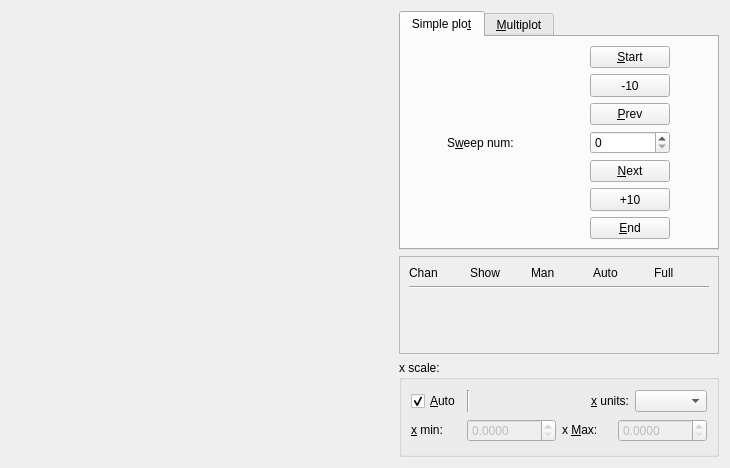
<?xml version="1.0" encoding="UTF-8"?>
<ui version="4.0">
 <class>displaySweep</class>
 <widget class="QWidget" name="displaySweep">
  <property name="enabled">
   <bool>true</bool>
  </property>
  <property name="geometry">
   <rect>
    <x>0</x>
    <y>0</y>
    <width>730</width>
    <height>468</height>
   </rect>
  </property>
  <property name="sizePolicy">
   <sizepolicy hsizetype="Expanding" vsizetype="Expanding">
    <horstretch>5</horstretch>
    <verstretch>5</verstretch>
   </sizepolicy>
  </property>
  <property name="windowTitle">
   <string>Form</string>
  </property>
  <layout class="QHBoxLayout" name="horizontalLayout_3">
   <item>
    <layout class="QVBoxLayout" name="displayVLayout">
     <item>
      <widget class="MPLQTFig" name="MPLFig" native="true">
       <property name="sizePolicy">
        <sizepolicy hsizetype="Expanding" vsizetype="Expanding">
         <horstretch>1</horstretch>
         <verstretch>1</verstretch>
        </sizepolicy>
       </property>
      </widget>
     </item>
     <item>
      <widget class="MPLQTNav" name="MPLNav" native="true">
       <property name="sizePolicy">
        <sizepolicy hsizetype="Preferred" vsizetype="Preferred">
         <horstretch>0</horstretch>
         <verstretch>0</verstretch>
        </sizepolicy>
       </property>
      </widget>
     </item>
    </layout>
   </item>
   <item>
    <layout class="QVBoxLayout" name="verticalLayout_2">
     <item>
      <widget class="QTabWidget" name="tabWidget">
       <property name="sizePolicy">
        <sizepolicy hsizetype="Preferred" vsizetype="Preferred">
         <horstretch>0</horstretch>
         <verstretch>0</verstretch>
        </sizepolicy>
       </property>
       <property name="maximumSize">
        <size>
         <width>320</width>
         <height>16777215</height>
        </size>
       </property>
       <property name="focusPolicy">
        <enum>Qt::StrongFocus</enum>
       </property>
       <property name="currentIndex">
        <number>0</number>
       </property>
       <widget class="QWidget" name="simplePlotTab">
        <attribute name="title">
         <string>Simple plo&amp;t</string>
        </attribute>
        <layout class="QGridLayout" name="gridLayout">
         <item row="0" column="1">
          <widget class="QPushButton" name="startButton">
           <property name="enabled">
            <bool>true</bool>
           </property>
           <property name="sizePolicy">
            <sizepolicy hsizetype="Preferred" vsizetype="Preferred">
             <horstretch>0</horstretch>
             <verstretch>0</verstretch>
            </sizepolicy>
           </property>
           <property name="minimumSize">
            <size>
             <width>40</width>
             <height>20</height>
            </size>
           </property>
           <property name="maximumSize">
            <size>
             <width>80</width>
             <height>40</height>
            </size>
           </property>
           <property name="focusPolicy">
            <enum>Qt::TabFocus</enum>
           </property>
           <property name="text">
            <string>&amp;Start</string>
           </property>
           <property name="autoRepeat">
            <bool>true</bool>
           </property>
          </widget>
         </item>
         <item row="1" column="1">
          <widget class="QPushButton" name="prev10Button">
           <property name="sizePolicy">
            <sizepolicy hsizetype="Maximum" vsizetype="Preferred">
             <horstretch>0</horstretch>
             <verstretch>0</verstretch>
            </sizepolicy>
           </property>
           <property name="minimumSize">
            <size>
             <width>40</width>
             <height>20</height>
            </size>
           </property>
           <property name="maximumSize">
            <size>
             <width>80</width>
             <height>40</height>
            </size>
           </property>
           <property name="focusPolicy">
            <enum>Qt::TabFocus</enum>
           </property>
           <property name="text">
            <string>-10</string>
           </property>
           <property name="autoRepeat">
            <bool>true</bool>
           </property>
          </widget>
         </item>
         <item row="2" column="1">
          <widget class="QPushButton" name="prevButton">
           <property name="sizePolicy">
            <sizepolicy hsizetype="Maximum" vsizetype="Preferred">
             <horstretch>0</horstretch>
             <verstretch>0</verstretch>
            </sizepolicy>
           </property>
           <property name="minimumSize">
            <size>
             <width>40</width>
             <height>20</height>
            </size>
           </property>
           <property name="maximumSize">
            <size>
             <width>80</width>
             <height>40</height>
            </size>
           </property>
           <property name="focusPolicy">
            <enum>Qt::TabFocus</enum>
           </property>
           <property name="text">
            <string>&amp;Prev</string>
           </property>
           <property name="autoRepeat">
            <bool>true</bool>
           </property>
          </widget>
         </item>
         <item row="3" column="0">
          <widget class="QLabel" name="sweepNumLabel">
           <property name="sizePolicy">
            <sizepolicy hsizetype="Maximum" vsizetype="Preferred">
             <horstretch>0</horstretch>
             <verstretch>0</verstretch>
            </sizepolicy>
           </property>
           <property name="maximumSize">
            <size>
             <width>100</width>
             <height>40</height>
            </size>
           </property>
           <property name="text">
            <string>S&amp;weep num:</string>
           </property>
           <property name="buddy">
            <cstring>NumSpinBox</cstring>
           </property>
          </widget>
         </item>
         <item row="3" column="1">
          <widget class="QSpinBox" name="NumSpinBox">
           <property name="sizePolicy">
            <sizepolicy hsizetype="Maximum" vsizetype="Preferred">
             <horstretch>0</horstretch>
             <verstretch>0</verstretch>
            </sizepolicy>
           </property>
           <property name="minimumSize">
            <size>
             <width>40</width>
             <height>20</height>
            </size>
           </property>
           <property name="maximumSize">
            <size>
             <width>80</width>
             <height>40</height>
            </size>
           </property>
           <property name="focusPolicy">
            <enum>Qt::StrongFocus</enum>
           </property>
           <property name="correctionMode">
            <enum>QAbstractSpinBox::CorrectToNearestValue</enum>
           </property>
           <property name="keyboardTracking">
            <bool>false</bool>
           </property>
          </widget>
         </item>
         <item row="4" column="1">
          <widget class="QPushButton" name="nextButton">
           <property name="sizePolicy">
            <sizepolicy hsizetype="Maximum" vsizetype="Preferred">
             <horstretch>0</horstretch>
             <verstretch>0</verstretch>
            </sizepolicy>
           </property>
           <property name="minimumSize">
            <size>
             <width>40</width>
             <height>20</height>
            </size>
           </property>
           <property name="maximumSize">
            <size>
             <width>80</width>
             <height>40</height>
            </size>
           </property>
           <property name="focusPolicy">
            <enum>Qt::TabFocus</enum>
           </property>
           <property name="text">
            <string>&amp;Next</string>
           </property>
           <property name="autoRepeat">
            <bool>true</bool>
           </property>
          </widget>
         </item>
         <item row="5" column="1">
          <widget class="QPushButton" name="next10Button">
           <property name="sizePolicy">
            <sizepolicy hsizetype="Maximum" vsizetype="Preferred">
             <horstretch>0</horstretch>
             <verstretch>0</verstretch>
            </sizepolicy>
           </property>
           <property name="minimumSize">
            <size>
             <width>40</width>
             <height>20</height>
            </size>
           </property>
           <property name="maximumSize">
            <size>
             <width>80</width>
             <height>40</height>
            </size>
           </property>
           <property name="focusPolicy">
            <enum>Qt::TabFocus</enum>
           </property>
           <property name="text">
            <string>+10</string>
           </property>
           <property name="autoRepeat">
            <bool>true</bool>
           </property>
          </widget>
         </item>
         <item row="6" column="1">
          <widget class="QPushButton" name="endButton">
           <property name="sizePolicy">
            <sizepolicy hsizetype="Maximum" vsizetype="Preferred">
             <horstretch>0</horstretch>
             <verstretch>0</verstretch>
            </sizepolicy>
           </property>
           <property name="minimumSize">
            <size>
             <width>40</width>
             <height>20</height>
            </size>
           </property>
           <property name="maximumSize">
            <size>
             <width>80</width>
             <height>40</height>
            </size>
           </property>
           <property name="focusPolicy">
            <enum>Qt::TabFocus</enum>
           </property>
           <property name="layoutDirection">
            <enum>Qt::LeftToRight</enum>
           </property>
           <property name="text">
            <string>&amp;End</string>
           </property>
           <property name="autoRepeat">
            <bool>true</bool>
           </property>
          </widget>
         </item>
        </layout>
       </widget>
       <widget class="QWidget" name="multiplotTab">
        <attribute name="title">
         <string>&amp;Multiplot</string>
        </attribute>
        <layout class="QVBoxLayout" name="verticalLayout_3">
         <item>
          <layout class="QHBoxLayout" name="numSweepHLayout">
           <item>
            <widget class="QLabel" name="numSweepLabel">
             <property name="text">
              <string># of &amp;sweeps:</string>
             </property>
             <property name="buddy">
              <cstring>numSweepSpinBox</cstring>
             </property>
            </widget>
           </item>
           <item>
            <widget class="QSpinBox" name="numSweepSpinBox">
             <property name="minimum">
              <number>1</number>
             </property>
            </widget>
           </item>
          </layout>
         </item>
         <item>
          <layout class="QHBoxLayout" name="rangeOptionHLayout">
           <item>
            <widget class="QPushButton" name="rangePushButton">
             <property name="text">
              <string>Ran&amp;ge</string>
             </property>
            </widget>
           </item>
           <item>
            <widget class="QPushButton" name="optionsPushButton">
             <property name="text">
              <string>Op&amp;tions</string>
             </property>
            </widget>
           </item>
          </layout>
         </item>
         <item>
          <widget class="QCheckBox" name="subMeanCheckBox">
           <property name="text">
            <string>s&amp;ubstract mean</string>
           </property>
          </widget>
         </item>
         <item>
          <widget class="QCheckBox" name="randomCheckBox">
           <property name="toolTip">
            <string>If checked, select randomly the sweeps in sweep_list
Otherwise take the firsts</string>
           </property>
           <property name="text">
            <string>&amp;random</string>
           </property>
          </widget>
         </item>
         <item>
          <widget class="QCheckBox" name="xjitterCheckBox">
           <property name="text">
            <string>x &amp;jitter</string>
           </property>
          </widget>
         </item>
         <item>
          <layout class="QHBoxLayout" name="plotPushHLayout">
           <item>
            <widget class="QPushButton" name="replotPushButton">
             <property name="toolTip">
              <string>plot the same sweeps as previous call of Plot!</string>
             </property>
             <property name="text">
              <string>r&amp;eplot</string>
             </property>
            </widget>
           </item>
           <item>
            <widget class="QPushButton" name="pltPushButton">
             <property name="text">
              <string>&amp;Plot!</string>
             </property>
            </widget>
           </item>
          </layout>
         </item>
        </layout>
       </widget>
      </widget>
     </item>
     <item>
      <widget class="QScrollArea" name="scrollArea">
       <property name="sizePolicy">
        <sizepolicy hsizetype="Preferred" vsizetype="Preferred">
         <horstretch>0</horstretch>
         <verstretch>0</verstretch>
        </sizepolicy>
       </property>
       <property name="maximumSize">
        <size>
         <width>320</width>
         <height>16777215</height>
        </size>
       </property>
       <property name="widgetResizable">
        <bool>true</bool>
       </property>
       <widget class="QWidget" name="scrollAreaVBoxLayout">
        <property name="geometry">
         <rect>
          <x>0</x>
          <y>0</y>
          <width>302</width>
          <height>100</height>
         </rect>
        </property>
        <property name="sizePolicy">
         <sizepolicy hsizetype="Preferred" vsizetype="MinimumExpanding">
          <horstretch>0</horstretch>
          <verstretch>0</verstretch>
         </sizepolicy>
        </property>
        <layout class="QVBoxLayout" name="verticalLayout_7">
         <item>
          <layout class="QHBoxLayout" name="labelHLayout">
           <item>
            <widget class="QLabel" name="chanLabel">
             <property name="sizePolicy">
              <sizepolicy hsizetype="Preferred" vsizetype="Maximum">
               <horstretch>0</horstretch>
               <verstretch>0</verstretch>
              </sizepolicy>
             </property>
             <property name="text">
              <string>Chan</string>
             </property>
            </widget>
           </item>
           <item>
            <widget class="QLabel" name="showLabel">
             <property name="sizePolicy">
              <sizepolicy hsizetype="Preferred" vsizetype="Maximum">
               <horstretch>0</horstretch>
               <verstretch>0</verstretch>
              </sizepolicy>
             </property>
             <property name="text">
              <string>Show</string>
             </property>
            </widget>
           </item>
           <item>
            <widget class="QLabel" name="manLabel">
             <property name="sizePolicy">
              <sizepolicy hsizetype="Preferred" vsizetype="Maximum">
               <horstretch>0</horstretch>
               <verstretch>0</verstretch>
              </sizepolicy>
             </property>
             <property name="text">
              <string>Man</string>
             </property>
            </widget>
           </item>
           <item>
            <widget class="QLabel" name="autoLabel">
             <property name="sizePolicy">
              <sizepolicy hsizetype="Preferred" vsizetype="Maximum">
               <horstretch>0</horstretch>
               <verstretch>0</verstretch>
              </sizepolicy>
             </property>
             <property name="text">
              <string>Auto</string>
             </property>
            </widget>
           </item>
           <item>
            <widget class="QLabel" name="fullLabell">
             <property name="sizePolicy">
              <sizepolicy hsizetype="Preferred" vsizetype="Maximum">
               <horstretch>0</horstretch>
               <verstretch>0</verstretch>
              </sizepolicy>
             </property>
             <property name="text">
              <string>Full</string>
             </property>
            </widget>
           </item>
          </layout>
         </item>
         <item>
          <widget class="Line" name="headerLine">
           <property name="orientation">
            <enum>Qt::Horizontal</enum>
           </property>
          </widget>
         </item>
         <item>
          <layout class="QVBoxLayout" name="chanVBoxLayout"/>
         </item>
         <item>
          <spacer name="verticalSpacer">
           <property name="orientation">
            <enum>Qt::Vertical</enum>
           </property>
           <property name="sizeHint" stdset="0">
            <size>
             <width>20</width>
             <height>40</height>
            </size>
           </property>
          </spacer>
         </item>
        </layout>
       </widget>
      </widget>
     </item>
     <item>
      <widget class="QGroupBox" name="groupBox">
       <property name="maximumSize">
        <size>
         <width>320</width>
         <height>16777215</height>
        </size>
       </property>
       <property name="title">
        <string>x scale:</string>
       </property>
       <layout class="QVBoxLayout" name="verticalLayout">
        <item>
         <layout class="QHBoxLayout" name="horizontalLayout_2">
          <item>
           <widget class="QCheckBox" name="xscaleCheckBox">
            <property name="sizePolicy">
             <sizepolicy hsizetype="Maximum" vsizetype="Maximum">
              <horstretch>0</horstretch>
              <verstretch>0</verstretch>
             </sizepolicy>
            </property>
            <property name="text">
             <string>&amp;Auto</string>
            </property>
            <property name="checked">
             <bool>true</bool>
            </property>
           </widget>
          </item>
          <item>
           <widget class="Line" name="line">
            <property name="orientation">
             <enum>Qt::Vertical</enum>
            </property>
           </widget>
          </item>
          <item>
           <spacer name="horizontalSpacer">
            <property name="orientation">
             <enum>Qt::Horizontal</enum>
            </property>
            <property name="sizeHint" stdset="0">
             <size>
              <width>10</width>
              <height>20</height>
             </size>
            </property>
           </spacer>
          </item>
          <item>
           <widget class="QLabel" name="xUnitLabel">
            <property name="text">
             <string>&amp;x units:</string>
            </property>
            <property name="buddy">
             <cstring>xUnitComboBox</cstring>
            </property>
           </widget>
          </item>
          <item>
           <widget class="QComboBox" name="xUnitComboBox"/>
          </item>
         </layout>
        </item>
        <item>
         <layout class="QHBoxLayout" name="horizontalLayout">
          <property name="sizeConstraint">
           <enum>QLayout::SetFixedSize</enum>
          </property>
          <item>
           <widget class="QLabel" name="xminLabel">
            <property name="sizePolicy">
             <sizepolicy hsizetype="Fixed" vsizetype="Fixed">
              <horstretch>0</horstretch>
              <verstretch>0</verstretch>
             </sizepolicy>
            </property>
            <property name="maximumSize">
             <size>
              <width>50</width>
              <height>16777215</height>
             </size>
            </property>
            <property name="text">
             <string>&amp;x min:</string>
            </property>
            <property name="buddy">
             <cstring>xminDoubleSpinBox</cstring>
            </property>
           </widget>
          </item>
          <item>
           <widget class="QDoubleSpinBox" name="xminDoubleSpinBox">
            <property name="enabled">
             <bool>false</bool>
            </property>
            <property name="sizePolicy">
             <sizepolicy hsizetype="Fixed" vsizetype="Fixed">
              <horstretch>0</horstretch>
              <verstretch>0</verstretch>
             </sizepolicy>
            </property>
            <property name="maximumSize">
             <size>
              <width>100</width>
              <height>16777215</height>
             </size>
            </property>
            <property name="locale">
             <locale language="English" country="UnitedKingdom"/>
            </property>
            <property name="decimals">
             <number>4</number>
            </property>
            <property name="singleStep">
             <double>0.010000000000000</double>
            </property>
           </widget>
          </item>
          <item>
           <widget class="QLabel" name="xmaxLabel">
            <property name="sizePolicy">
             <sizepolicy hsizetype="Fixed" vsizetype="Fixed">
              <horstretch>0</horstretch>
              <verstretch>0</verstretch>
             </sizepolicy>
            </property>
            <property name="maximumSize">
             <size>
              <width>50</width>
              <height>16777215</height>
             </size>
            </property>
            <property name="text">
             <string>x &amp;Max:</string>
            </property>
            <property name="buddy">
             <cstring>xmaxDoubleSpinBox</cstring>
            </property>
           </widget>
          </item>
          <item>
           <widget class="QDoubleSpinBox" name="xmaxDoubleSpinBox">
            <property name="enabled">
             <bool>false</bool>
            </property>
            <property name="sizePolicy">
             <sizepolicy hsizetype="Fixed" vsizetype="Fixed">
              <horstretch>0</horstretch>
              <verstretch>0</verstretch>
             </sizepolicy>
            </property>
            <property name="maximumSize">
             <size>
              <width>100</width>
              <height>16777215</height>
             </size>
            </property>
            <property name="decimals">
             <number>4</number>
            </property>
            <property name="singleStep">
             <double>0.001000000000000</double>
            </property>
           </widget>
          </item>
         </layout>
        </item>
       </layout>
      </widget>
     </item>
    </layout>
   </item>
  </layout>
 </widget>
 <customwidgets>
  <customwidget>
   <class>MPLQTFig</class>
   <extends>QWidget</extends>
   <header>neuropype.gui.MPLQTclasses</header>
   <container>1</container>
  </customwidget>
  <customwidget>
   <class>MPLQTNav</class>
   <extends>QWidget</extends>
   <header>neuropype.gui.MPLQTclasses</header>
   <container>1</container>
  </customwidget>
 </customwidgets>
 <tabstops>
  <tabstop>tabWidget</tabstop>
  <tabstop>startButton</tabstop>
  <tabstop>prev10Button</tabstop>
  <tabstop>prevButton</tabstop>
  <tabstop>NumSpinBox</tabstop>
  <tabstop>nextButton</tabstop>
  <tabstop>next10Button</tabstop>
  <tabstop>endButton</tabstop>
  <tabstop>scrollArea</tabstop>
  <tabstop>xscaleCheckBox</tabstop>
  <tabstop>xminDoubleSpinBox</tabstop>
  <tabstop>xmaxDoubleSpinBox</tabstop>
  <tabstop>numSweepSpinBox</tabstop>
  <tabstop>rangePushButton</tabstop>
  <tabstop>optionsPushButton</tabstop>
  <tabstop>subMeanCheckBox</tabstop>
  <tabstop>randomCheckBox</tabstop>
  <tabstop>xjitterCheckBox</tabstop>
 </tabstops>
 <resources/>
 <connections/>
</ui>
